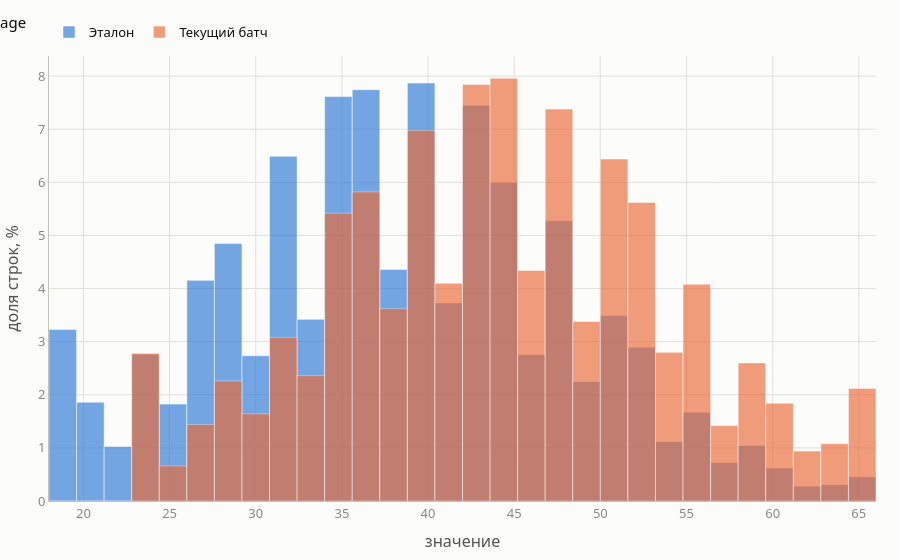
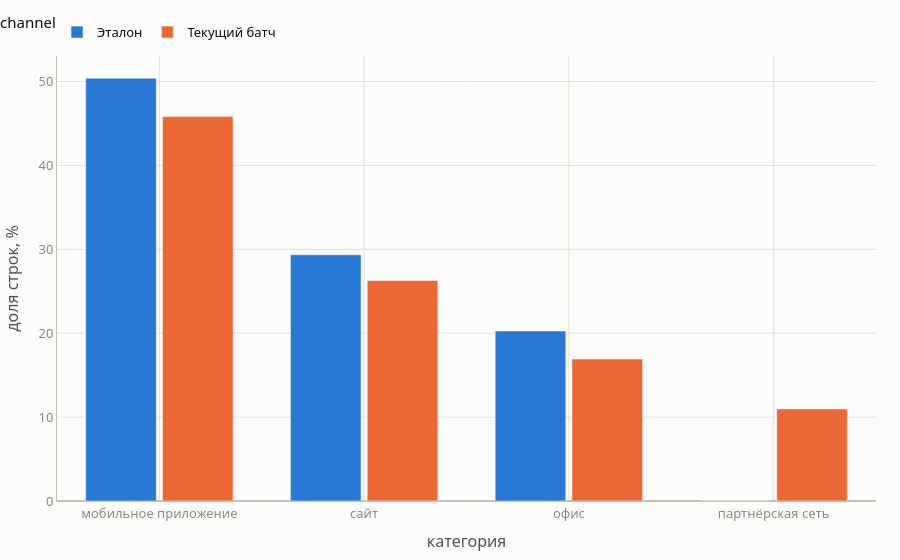

Write notebook code for charts like these, in order.
### Markdown cell above
### Распределения

Синий — эталон, оранжевый — текущий батч. У `age` виден сдвиг вправо (аудитория постарела),
у `channel` — новая категория «партнёрская сеть».

### Code cell
numeric_distribution_figure(reference["age"], current["age"], title="age").show()
categorical_distribution_figure(reference["channel"], current["channel"], title="channel").show()

### Figure 1 — Plotly figure (JSON) as saved in the notebook; plotly's stock layout.template omitted (floating-point values rounded to 4 significant figures)
{"data": [{"hovertemplate": "%{y:.1f}%<extra>Эталон</extra>", "marker": {"color": "#2a78d6"}, "name": "Эталон", "opacity": 0.65, "type": "bar", "width": 1.6, "x": [18.8, 20.4, 22.0, 23.6, 25.2, 26.8, 28.4, 30.0, 31.6, 33.2, 34.8, 36.4, 38.0, 39.6, 41.2, 42.8, 44.4, 46.0, 47.6, 49.2, 50.8, 52.4, 54.0, 55.6, 57.2, 58.8, 60.4, 62.0, 63.6, 65.2], "y": [3.23, 1.86, 1.025, 2.765, 1.825, 4.155, 4.85, 2.735, 6.49, 3.42, 7.615, 7.745, 4.36, 7.87, 3.73, 7.45, 5.995, 2.755, 5.275, 2.25, 3.49, 2.895, 1.115, 1.67, 0.725, 1.045, 0.62, 0.28, 0.305, 0.455]}, {"hovertemplate": "%{y:.1f}%<extra>Текущий батч</extra>", "marker": {"color": "#eb6834"}, "name": "Текущий батч", "opacity": 0.65, "type": "bar", "width": 1.6, "x": [18.8, 20.4, 22.0, 23.6, 25.2, 26.8, 28.4, 30.0, 31.6, 33.2, 34.8, 36.4, 38.0, 39.6, 41.2, 42.8, 44.4, 46.0, 47.6, 49.2, 50.8, 52.4, 54.0, 55.6, 57.2, 58.8, 60.4, 62.0, 63.6, 65.2], "y": [0.0, 0.0, 0.0, 2.78, 0.66, 1.44, 2.26, 1.64, 3.08, 2.36, 5.42, 5.82, 3.62, 6.98, 4.1, 7.84, 7.96, 4.34, 7.38, 3.38, 6.44, 5.62, 2.8, 4.08, 1.42, 2.6, 1.84, 0.94, 1.08, 2.12]}], "layout": {"bargap": 0.05, "barmode": "overlay", "font": {"color": "#0b0b0b", "family": "system-ui, -apple-system, \"Segoe UI\", sans-serif", "size": 13}, "hovermode": "x unified", "legend": {"orientation": "h", "x": 0, "xanchor": "left", "y": 1.02, "yanchor": "bottom"}, "margin": {"b": 48, "l": 48, "r": 24, "t": 56}, "paper_bgcolor": "#fcfcfb", "plot_bgcolor": "#fcfcfb", "title": {"font": {"size": 15}, "text": "age", "x": 0}, "xaxis": {"gridcolor": "#e1e0d9", "linecolor": "#c3c2b7", "tickfont": {"color": "#898781"}, "title": {"font": {"color": "#52514e"}, "text": "значение"}, "zerolinecolor": "#c3c2b7"}, "yaxis": {"gridcolor": "#e1e0d9", "linecolor": "#c3c2b7", "tickfont": {"color": "#898781"}, "title": {"font": {"color": "#52514e"}, "text": "доля строк, %"}, "zerolinecolor": "#c3c2b7"}}}

### Figure 2 — Plotly figure (JSON) as saved in the notebook; plotly's stock layout.template omitted (floating-point values rounded to 4 significant figures)
{"data": [{"hovertemplate": "%{y:.1f}%<extra>Эталон</extra>", "marker": {"color": "#2a78d6"}, "name": "Эталон", "type": "bar", "x": ["мобильное приложение", "сайт", "офис", "партнёрская сеть"], "y": [50.39, 29.35, 20.26, 0.0]}, {"hovertemplate": "%{y:.1f}%<extra>Текущий батч</extra>", "marker": {"color": "#eb6834"}, "name": "Текущий батч", "type": "bar", "x": ["мобильное приложение", "сайт", "офис", "партнёрская сеть"], "y": [45.82, 26.28, 16.92, 10.98]}], "layout": {"bargap": 0.25, "bargroupgap": 0.08, "barmode": "group", "font": {"color": "#0b0b0b", "family": "system-ui, -apple-system, \"Segoe UI\", sans-serif", "size": 13}, "hovermode": "x unified", "legend": {"orientation": "h", "x": 0, "xanchor": "left", "y": 1.02, "yanchor": "bottom"}, "margin": {"b": 48, "l": 48, "r": 24, "t": 56}, "paper_bgcolor": "#fcfcfb", "plot_bgcolor": "#fcfcfb", "title": {"font": {"size": 15}, "text": "channel", "x": 0}, "xaxis": {"categoryarray": ["мобильное приложение", "сайт", "офис", "партнёрская сеть"], "categoryorder": "array", "gridcolor": "#e1e0d9", "linecolor": "#c3c2b7", "tickfont": {"color": "#898781"}, "title": {"font": {"color": "#52514e"}, "text": "категория"}, "zerolinecolor": "#c3c2b7"}, "yaxis": {"gridcolor": "#e1e0d9", "linecolor": "#c3c2b7", "tickfont": {"color": "#898781"}, "title": {"font": {"color": "#52514e"}, "text": "доля строк, %"}, "zerolinecolor": "#c3c2b7"}}}
